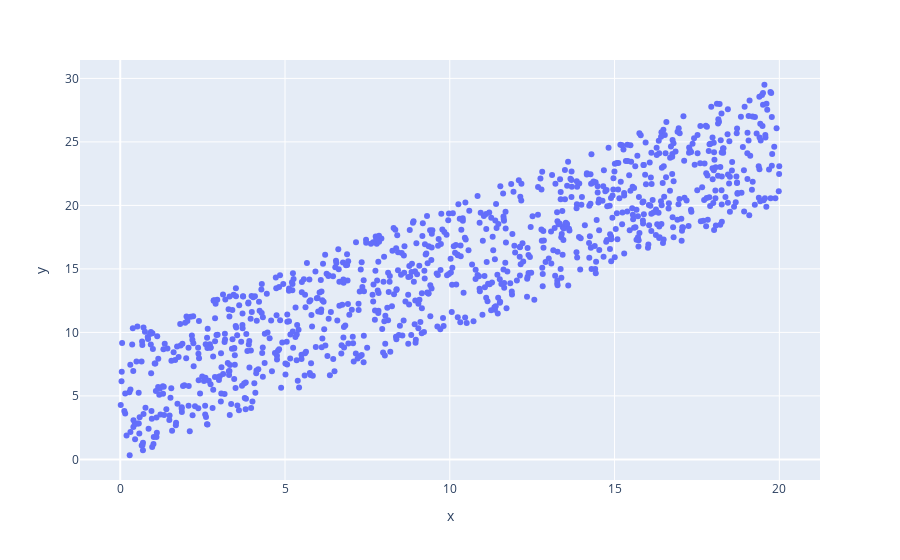

Write notebook code for a chart like this one.
### Markdown cell above
# Корреляция Спирмана

### Code cell
from numpy.random import rand
from scipy.stats import spearmanr

data1 = rand(1000) * 20
data2 = data1 + (rand(1000) * 10)
#data2 = (rand(1000) * 20)

import plotly.express as px
fig = px.scatter(x=data1, y=data2)
fig.show()

corr, p = spearmanr(data1, data2)

### Figure 1 — Plotly figure (JSON) as saved in the notebook; plotly's stock layout.template omitted (floating-point values rounded to 4 significant figures; data arrays with more than 128 entries replaced by an {"elided": "..."} marker saying what was removed)
{"data": [{"hovertemplate": "x=%{x}<br>y=%{y}<extra></extra>", "legendgroup": "", "marker": {"color": "#636efa", "symbol": "circle"}, "mode": "markers", "name": "", "orientation": "v", "showlegend": false, "type": "scatter", "x": {"elided": "1000 float values"}, "xaxis": "x", "y": {"elided": "1000 float values"}, "yaxis": "y"}], "layout": {"legend": {"tracegroupgap": 0}, "margin": {"t": 60}, "xaxis": {"anchor": "y", "domain": [0, 1], "title": {"text": "x"}}, "yaxis": {"anchor": "x", "domain": [0, 1], "title": {"text": "y"}}}}
